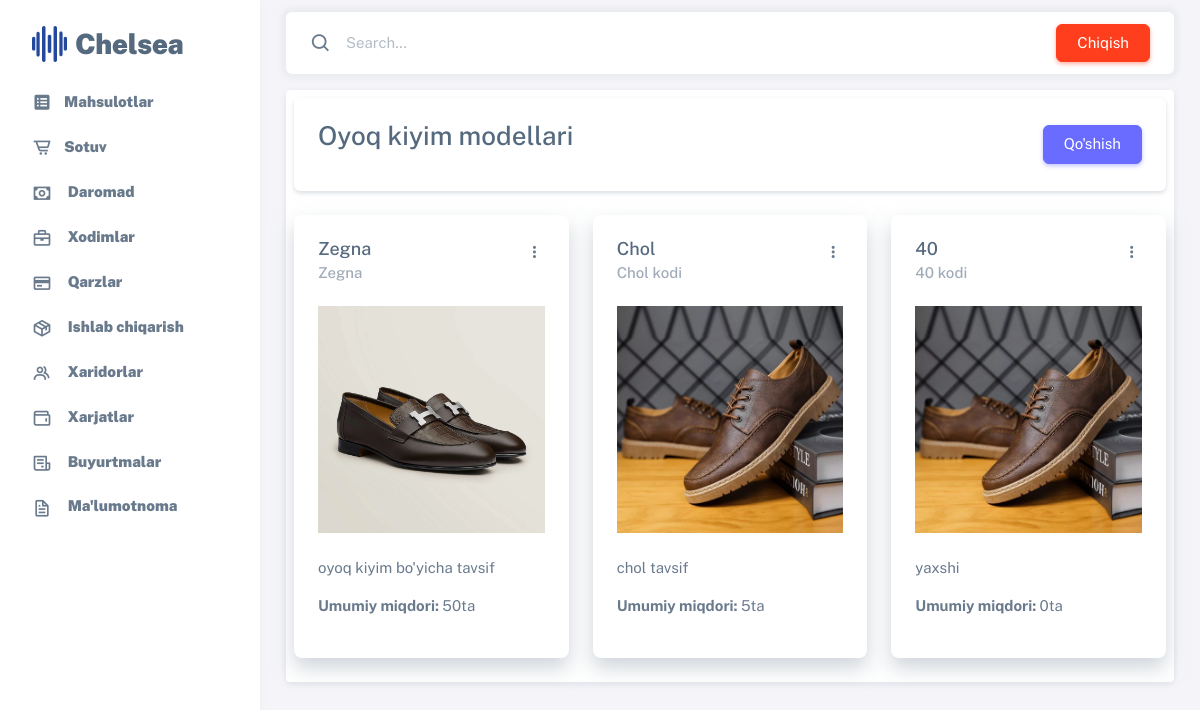
The page / on the database its author committed.
### home/models.py (models this page shows, shortened)
class shoe_model(models.Model):
    name = models.CharField(max_length=255 , verbose_name="oyoq kiyim nomi")
    code = models.CharField(max_length=255 , verbose_name="oyoq kiyim kodi" ,unique=True)
    image = models.ImageField(upload_to="media/" , verbose_name="oyoq kiyim rasmi")
    description = models.TextField(verbose_name="oyoq kiyim tavsifi")
    class Meta:
        db_table = "shoe_model"

### home/views.py (the view)
# urls.py: 2. Add a URL to urlpatterns:  path('', views.home, name='home')
def home(request):
    shoe_models = shoe_model.objects.all()
    finished_producements = producement.objects.filter(status__value='Yakunlangan')
    quantity_producements = dict()
    for item in finished_producements:
        if item.shoe_model_id.name not in quantity_producements:
            quantity_producements[item.shoe_model_id.name] = {"quantity":[item.quantity]}
        else:
            quantity_producements[item.shoe_model_id.name]["quantity"].append(item.quantity)
        quantity_producements[item.shoe_model_id.name]["total"] = sum(quantity_producements[item.shoe_model_id.name]["quantity"])
    quantity_producements_json = json.dumps(quantity_producements)
    context ={
        "shoe_models":shoe_models,
        "quantity_producements":quantity_producements_json,
    }
    return render(request , "index.html" , context=context)

### templates/index.html (shortened to what this page needs)
{% extends "base.html" %} {% load static %} {% block content %}
<div class="container">
  <div class="card rounded-1  p-2 mt-3">
    <div class="card-header rounded-2 shadow-sm d-flex align-items-center justify-content-between">
      <h3>Oyoq kiyim modellari</h3>
      <a class="btn btn-primary text-white" href="{% url "shoe_model_create" %}">Qo'shish</a>
    </div>
    <div class="row row-cols-1 row-cols-md-3 g-4">
      {% for shoe_model in shoe_models %}
      <div class="col-md-6 col-lg-4 mb-3 mt-5">
          <div class="card h-100 shadow-lg">
              <div class="card-body">
                  <div class="d-flex justify-content-between">
                      <h5 class="card-title">{{shoe_model.name}}</h5>
                      <div class="dropdown">
                          <button type="button" class="btn p-0 dropdown-toggle hide-arrow" data-bs-toggle="dropdown" aria-expanded="false">
                              <i class="bx bx-dots-vertical-rounded"></i>
                          </button>
                      </div>
                  </div>
                  <h6 class="card-subtitle text-muted">{{shoe_model.code}}</h6>
                  <a href="{% url 'shoe_model_read' shoe_model.id %}">
                      <img class="img-fluid d-flex mx-auto my-4" src="{{shoe_model.image.url}}" alt="oyoq kiyim rasmi">
                  </a>
                  <p class="card-text">{{shoe_model.description}}</p>
                  <p><strong>Umumiy miqdori: </strong><span class="total-quantity"></span>ta</p>
              </div>
          </div>
      </div>
  {% endfor %}
  </div>
  </div>
</div>
</div>
{% endblock content %}

### templates/base.html (shortened to what this page needs)
{% load static %}
<!DOCTYPE html>
<html
  lang="en"
  class="light-style layout-menu-fixed"
  dir="ltr"
  data-theme="theme-default"
  data-assets-path="{% static "/assets/" %}"
  data-template="vertical-menu-template-free"
>
  <head>
    <link rel="stylesheet" href="{% static 'assets/vendor/fonts/boxicons.css' %}" />
    <link rel="stylesheet" href="{% static '/assets/vendor/css/core.css' %}" class="template-customizer-core-css" />
    <link rel="stylesheet" href="{% static '/assets/vendor/css/theme-default.css' %}" class="template-customizer-theme-css" />
    <link rel="stylesheet" href="{% static '/assets/css/demo.css' %}" />
    <link rel="stylesheet" href="{% static '/assets/vendor/libs/perfect-scrollbar/perfect-scrollbar.css' %}" />
    <link rel="stylesheet" href="{% static '/assets/vendor/libs/apex-charts/apex-charts.css' %}" />
  </head>
  <body>
    <div class="layout-wrapper layout-content-navbar">
      <div class="layout-container">
        <aside id="layout-menu" class="layout-menu menu-vertical menu bg-menu-theme">
          <div class="app-brand demo">
            <a href="" class="app-brand-link">
              <span class="app-brand-logo demo">
                <img src="{% static 'Chelsea-shoes.png' %}" alt="Chelsea-shoes" width="35">
              </span>
              <span class="app-brand-text demo menu-text fw-bolder ms-2 text-capitalize">Chelsea</span>
            </a>
          </div>
          <ul class="menu-inner py-1">
            <li class="menu-item">
              <a href="{% url "home" %}" class="menu-link">
                <i class="menu-icon tf-icons bx bxs-spreadsheet"></i>
                <div data-i18n="Basic">
                  <span class="fw-bolder">
                    Mahsulotlar
                  </span>
                </div>
              </a>
            </li>
            <li class="menu-item">
              <a href="" class="menu-link">
                <i class="menu-icon tf-icons bx bx-cart-alt"></i>
                <div data-i18n="Basic">
                  <span class="fw-bolder">
                    Sotuv
                  </span>
                  </div>
              </a>
            </li>
            <li class="menu-item">
              <a href="" class="menu-link">
                <div data-i18n="Basic ">
                <i class="menu-icon tf-icons bx bx-money"></i>
                  <span class="fw-bolder">
                    Daromad
                  </span>
                </div>
              </a>
            </li>
            <li class="menu-item">
              <a href="{% url "staff_view" %}" class="menu-link">
                <div data-i18n="Basic ">
                <i class="menu-icon tf-icons bx bx-briefcase"></i>
                  <span class="fw-bolder">
                    Xodimlar
                  </span>
                </div>
              </a>
            </li>
            <li class="menu-item">
              <a href="" class="menu-link">
                <div data-i18n="Basic ">
                  <i class="menu-icon tf-icons bx bx-credit-card"></i>
                  <span class="fw-bolder">
                    Qarzlar
                  </span>
                </div>
              </a>
            </li>
            <li class="menu-item">
              <a href="{% url "producement_view" %}" class="menu-link">
                <div data-i18n="Basic ">
                  <i class="menu-icon tf-icons bx bx-package"></i>
                  <span class="fw-bolder">
                    Ishlab chiqarish
                  </span>
                </div>
              </a>
            </li>
            <li class="menu-item">
              <a href="{% url "clients_view" %}" class="menu-link">
                <div data-i18n="Basic ">
                  <i class="menu-icon tf-icons bx bx-group"></i>
                  <span class="fw-bolder">
                    Xaridorlar
                  </span>
                </div>
              </a>
            </li>
            <li class="menu-item">
              <a href="" class="menu-link">
                <div data-i18n="Basic ">
                  <i class="menu-icon tf-icons bx bx-wallet"></i>
                  <span class="fw-bolder">
                    Xarjatlar
                  </span>
                </div>
              </a>
            </li>
            <li class="menu-item">
              <a href="{% url "orders_view" %}" class="menu-link">
                <div data-i18n="Basic ">
                  <i class="menu-icon tf-icons bx bx-receipt"></i>
                  <span class="fw-bolder">
                    Buyurtmalar
                  </span>
                </div>
              </a>
            </li>
            <li class="menu-item">
              <a href="{% url "reference" %}" class="menu-link">
                <div data-i18n="Basic ">
                  <i class="menu-icon tf-icons bx bx-file"></i>
                  <span class="fw-bolder">
                    Ma'lumotnoma
                  </span>
                </div>
              </a>
            </li>
          </ul>
        </aside>
        <div class="layout-page">
          <nav
            class="layout-navbar container-xxl navbar navbar-expand-xl navbar-detached align-items-center bg-navbar-theme"
            id="layout-navbar"
          >
            <div class="navbar-nav-right d-flex align-items-center" id="navbar-collapse">
              <div class="navbar-nav align-items-center">
                <div class="nav-item d-flex align-items-center">
                  <i class="bx bx-search fs-4 lh-0"></i>
                  <input
                    type="text"
                    class="form-control border-0 shadow-none"
                    placeholder="Search..."
                    aria-label="Search..."
                  />
                </div>
              </div>
              <ul class="navbar-nav flex-row align-items-center ms-auto">
                <li class="nav-item navbar-dropdown dropdown-user dropdown">
                  <a class="btn btn-danger text-white" href="{% url "logout" %}">Chiqish</a>
                </li>
              </ul>
            </div>
          </nav>
          <div class="content-wrapper">
{% block content %}
{% endblock content %}
          </div>
        </div>
      </div>
  </body>
</html>

### static/assets/css/demo.css (style rules this page uses)
.menu .app-brand.demo { height: 64px; margin-top: 12px; }
.app-brand-text.demo { font-size: 1.75rem; letter-spacing: -0.5px; text-transform: lowercase; }

### rows shown on the page
shoe_model: name "Zegna", code "Zegna", image (picture), description "oyoq kiyim bo'yicha tavsif"
shoe_model: name "Chol", code "Chol kodi", image (picture), description "chol tavsif"
shoe_model: name "40", code "40 kodi", image (picture), description "yaxshi"
